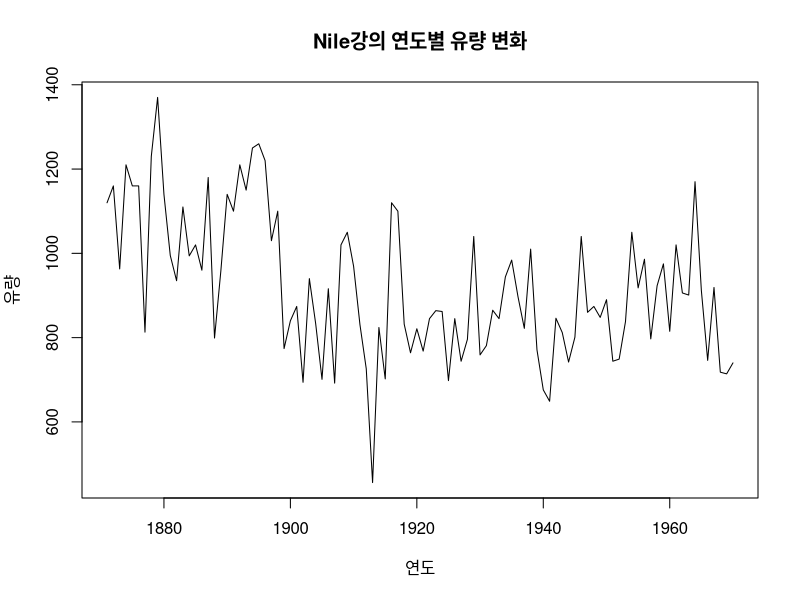
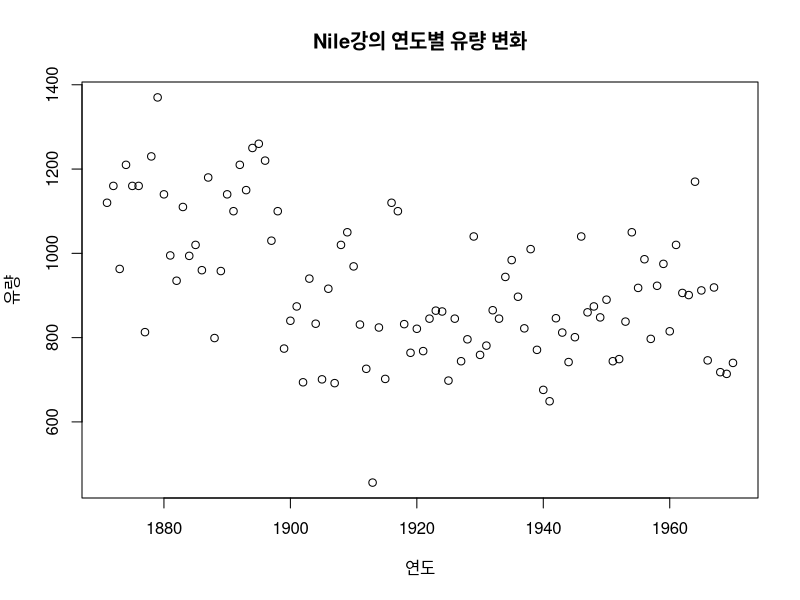

Reproduce these figures in R, in order.
str(Nile)
plot(Nile, main="Nile강의 연도별 유량 변화", xlab="연도", ylab="유량")
# type="p" : 점으로 표현되게
plot(Nile, type="p", main="Nile강의 연도별 유량 변화", xlab="연도", ylab="유량")
